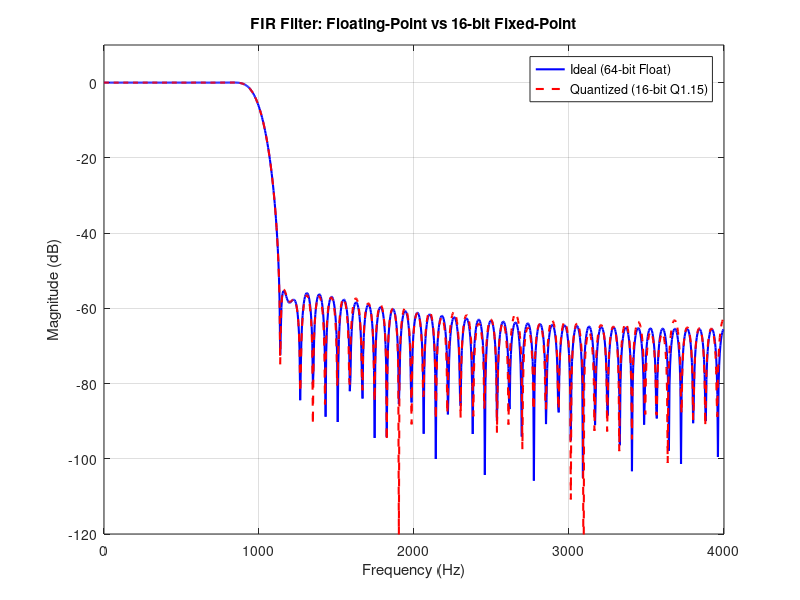

Recreate this plot in MATLAB.
%% FIR Fixed-Point Quantization Test
clear; clc; close all;

% Design the ideal floating-point filter
fir_order = 100;
Wn = 0.25; 
ideal_coeffs = fir1(fir_order, Wn);

% Quantize to 16-bit (Q1.15 format)
% 15 bits for the fraction means we multiply by 2^15 and round to nearest integer
fractional_bits = 15;
scale_factor = 2^fractional_bits;

% Round and constrain to 16-bit signed integer limits (-32768 to 32767)
quantized_coeffs = round(ideal_coeffs * scale_factor);
quantized_coeffs = max(min(quantized_coeffs, 32767), -32768);

% Convert back to decimal to simulate the fixed-point math in MATLAB
simulated_fixed_coeffs = quantized_coeffs / scale_factor;

% Plot the frequency response comparison
figure;
[H_ideal, w_ideal] = freqz(ideal_coeffs, 1, 1024, 8000);
[H_fixed, w_fixed] = freqz(simulated_fixed_coeffs, 1, 1024, 8000);

plot(w_ideal, 20*log10(abs(H_ideal)), 'b', 'LineWidth', 1.5); hold on;
plot(w_fixed, 20*log10(abs(H_fixed)), 'r--', 'LineWidth', 1.5);
grid on;
title('FIR Filter: Floating-Point vs 16-bit Fixed-Point');
xlabel('Frequency (Hz)');
ylabel('Magnitude (dB)');
legend('Ideal (64-bit Float)', 'Quantized (16-bit Q1.15)');
axis([0 4000 -120 10]);
